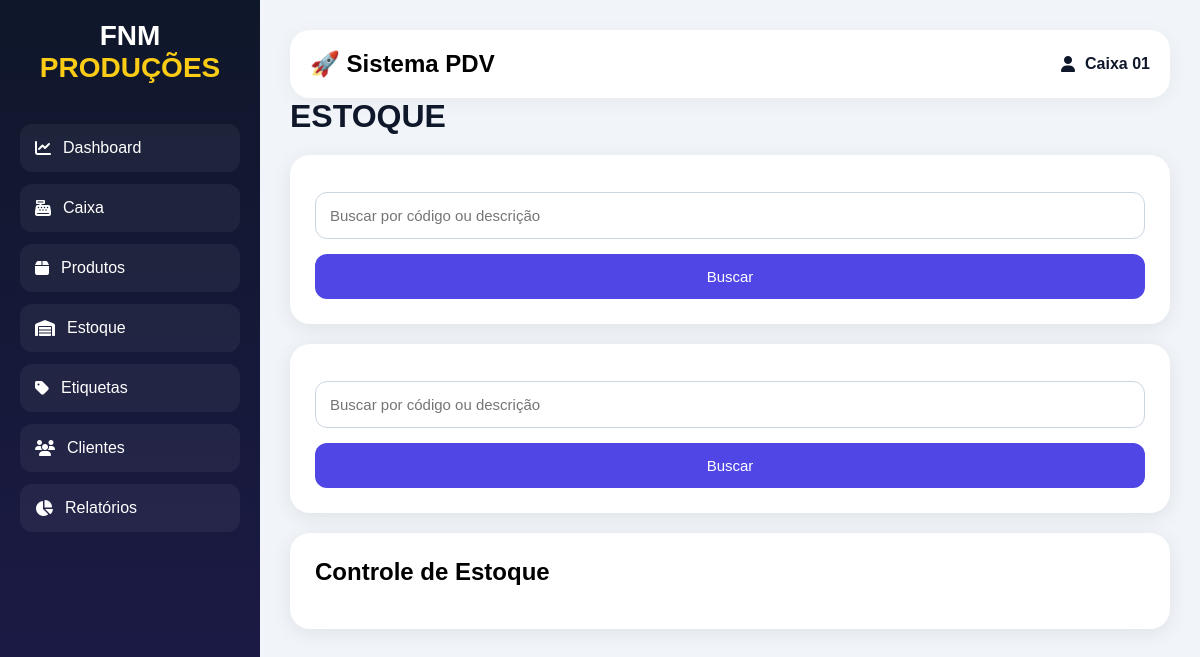
Page /estoque on the earlier database version.
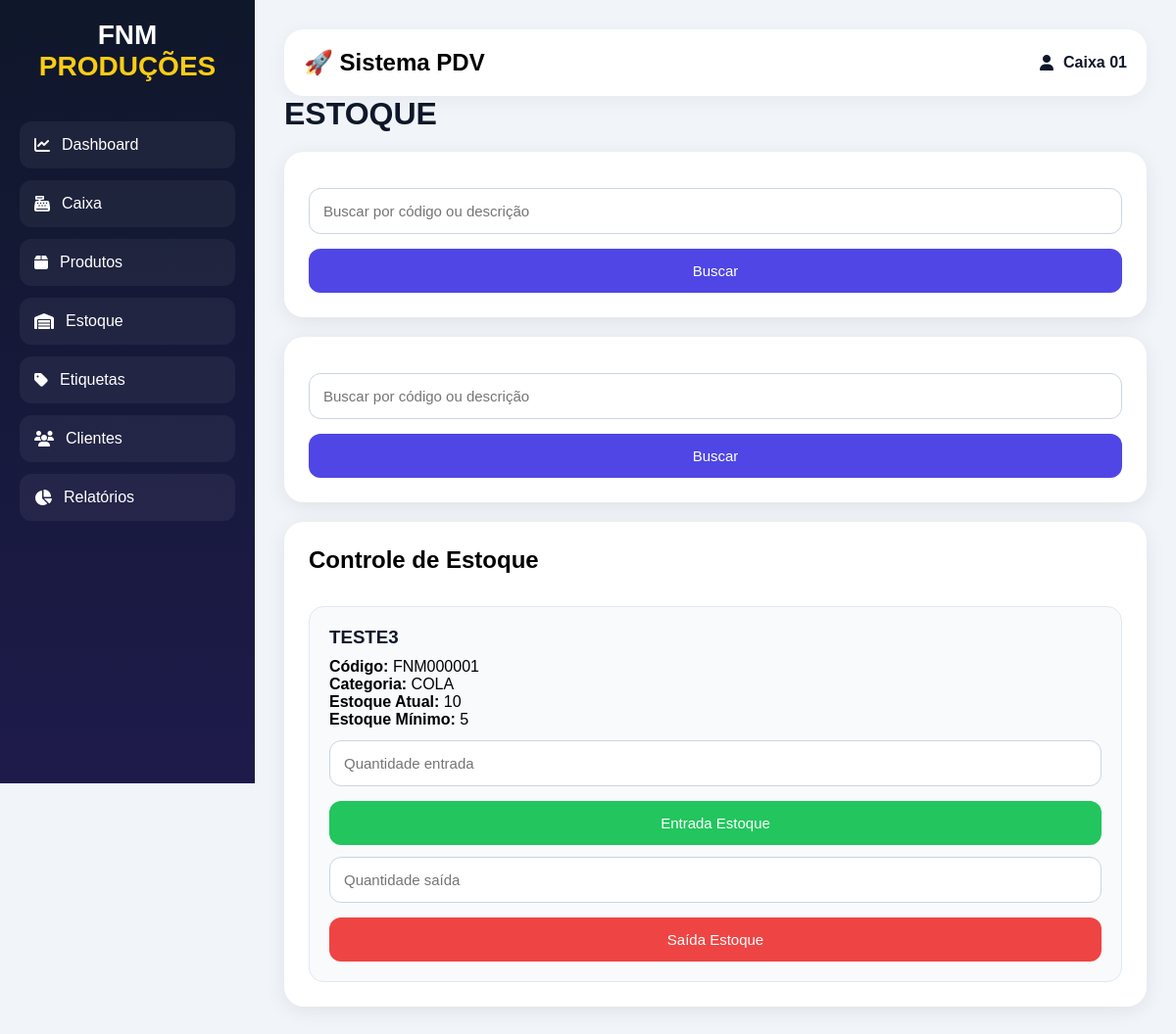
Same page on the later database version.
### app.py (models this page shows)
class Produto(db.Model):
    id = db.Column(
        db.Integer,
        primary_key=True
    )
    codigo = db.Column(
        db.String(100)
    )
    nome = db.Column(
        db.String(200)
    )
    preco = db.Column(
        db.Float
    )
    custo = db.Column(
        db.Float,
        default=0
    )
    estoque = db.Column(
        db.Integer
    )
    categoria = db.Column(
        db.String(100)
    )
    imagem = db.Column(
        db.String(500)
    )
    estoque_minimo = db.Column(
        db.Integer
    )

### app.py (the view)
@app.route("/estoque")
def estoque():
    busca = request.args.get(
        "busca"
    )
    if busca:
        produtos = Produto.query.filter(
            Produto.nome.contains(busca) |
            Produto.codigo.contains(busca)
        ).all()
    else:
        produtos = Produto.query.all()
    return render_template(
        "estoque.html",
        produtos=produtos
    )

### templates/estoque.html (shortened to what this page needs)
{% extends "base.html" %}
{% block content %}
<h1>ESTOQUE</h1>
<div class="card">
    <form method="GET" action="/estoque">
        <input
            type="text"
            name="busca"
            placeholder="Buscar por código ou descrição"
        >
        <button class="azul">
            Buscar
        </button>
    </form>
</div>
<div class="card">
    <form method="GET" action="/estoque">
        <input
            type="text"
            name="busca"
            placeholder="Buscar por código ou descrição"
        >
        <button class="azul">
            Buscar
        </button>
    </form>
</div>
<div class="card">
    <h2>
        Controle de Estoque
    </h2>
    <br>
    {% for produto in produtos %}
    <div
        style="
            background:#f8fafc;
            border:1px solid #e2e8f0;
            padding:20px;
            border-radius:15px;
            margin-top:15px;
        "
    >
        <h3
            style="
                color:#0f172a;
                margin-bottom:10px;
            "
        >
            {{ produto.nome }}
        </h3>
        <p>
            <strong>
                Código:
            </strong>
            {{ produto.codigo }}
        </p>
        <p>
            <strong>
                Categoria:
            </strong>
            {{ produto.categoria }}
        </p>
        <p>
            <strong>
                Estoque Atual:
            </strong>
            {{ produto.estoque }}
        </p>
        <p>
            <strong>
                Estoque Mínimo:
            </strong>
            {{ produto.estoque_minimo }}
        </p>
        <form
            action="/entrada_estoque/{{ produto.id }}"
            method="POST"
        >
            <input
                type="number"
                name="quantidade"
                placeholder="Quantidade entrada"
                required
            >
            <button class="verde">
                Entrada Estoque
            </button>
        </form>
        <form
            action="/saida_estoque/{{ produto.id }}"
            method="POST"
        >
            <input
                type="number"
                name="quantidade"
                placeholder="Quantidade saída"
                required
            >
            <button class="vermelho">
                Saída Estoque
            </button>
        </form>
    </div>
    {% endfor %}
</div>
{% endblock %}

Differences in the rows shown:
added Produto: nome "TESTE3", codigo "FNM000001", categoria "COLA", estoque "10", estoque_minimo "5"
